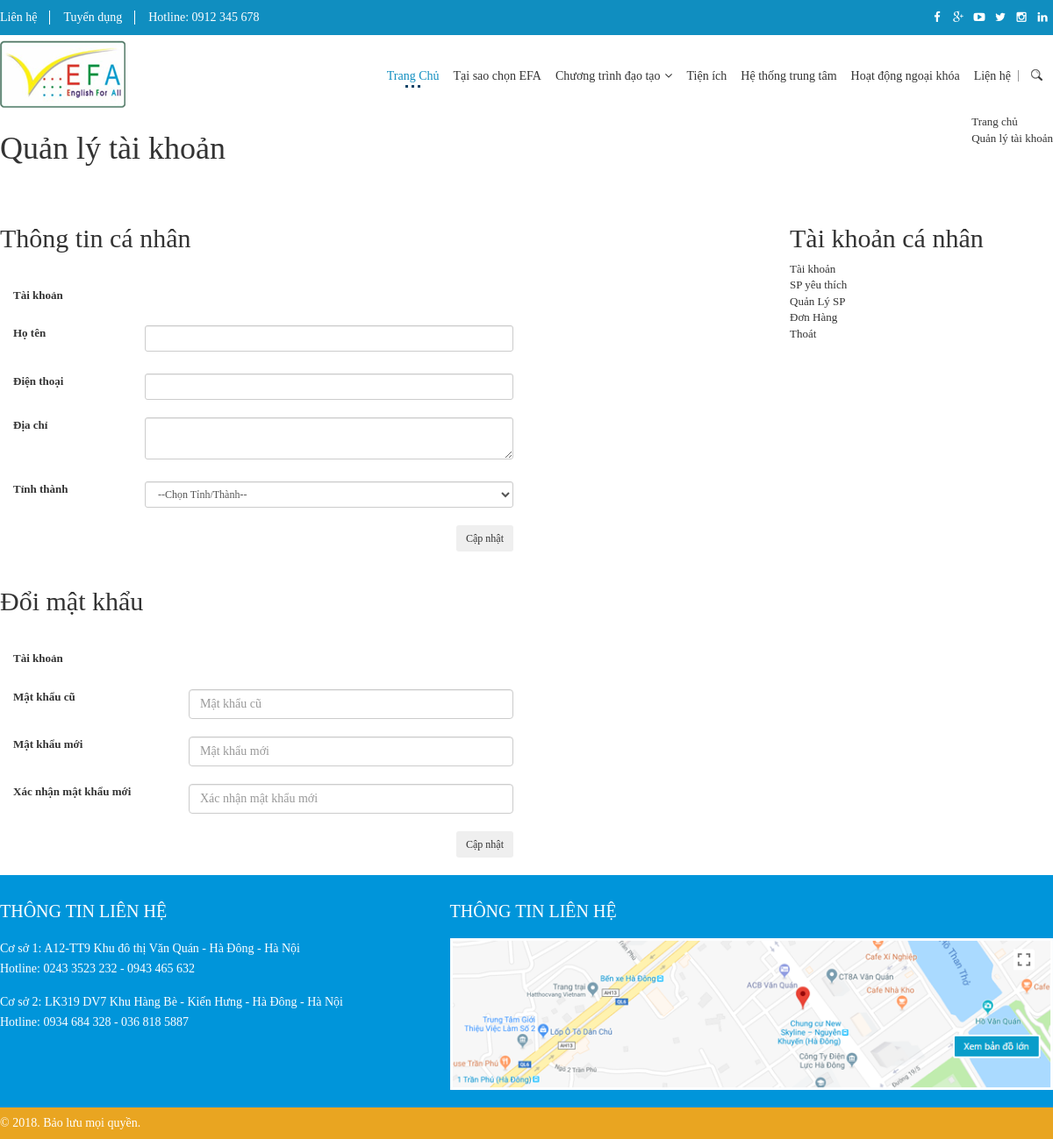
/index.php/users_frontend/acount, run on the app's committed database.
### tables this page shows
CREATE TABLE `site_option` (
  `id` int(11) NOT NULL,
  `coppy_right` varchar(200) DEFAULT NULL,
  `site_name` varchar(200) DEFAULT NULL,
  `slogan` varchar(200) DEFAULT NULL,
  `link_instagram` varchar(200) DEFAULT NULL,
  `site_logo` varchar(200) DEFAULT NULL,
  `site_title` varchar(255) DEFAULT NULL,
  `site_title_en` varchar(255) DEFAULT NULL,
  `site_keyword` varchar(255) DEFAULT NULL,
  `site_keyword_en` varchar(255) DEFAULT NULL,
  `site_description` varchar(255) DEFAULT NULL,
  `link_sky` varchar(255) DEFAULT NULL,
  `link_printer` varchar(100) DEFAULT NULL,
  `link_linkedin` varchar(200) DEFAULT NULL,
  `site_email` varchar(100) DEFAULT NULL,
  `site_fanpage` varchar(255) DEFAULT NULL,
  `site_video` varchar(100) DEFAULT NULL,
  `WM_text` varchar(200) DEFAULT NULL,
  `WM_color` varchar(30) DEFAULT NULL,
  `WM_size` int(10) DEFAULT NULL,
  `hotline1` varchar(100) DEFAULT NULL,
  `hotline2` varchar(100) DEFAULT NULL,
  `hotline3` varchar(100) DEFAULT NULL,
  `address` text,
  `link_tt` varchar(100) DEFAULT NULL,
  `favicon` varchar(200) DEFAULT NULL,
  `company_name` varchar(200) DEFAULT NULL,
  `shipping` text,
  `site_promo` text,
  `thanhtoan_tienmat` text,
  `thanhtoan_chuyenkhoan` text,
  `hdfMap` varchar(255) DEFAULT NULL,
  `map_title` varchar(255) DEFAULT NULL,
  `map_adrdress` varchar(255) DEFAULT NULL,
  `map_phone` varchar(255) DEFAULT NULL,
  `dia_chi_timkiem` varchar(255) DEFAULT NULL,
  `lang` char(10) DEFAULT '1',
  `link_gg` varchar(150) DEFAULT NULL,
  `link_youtube` varchar(200) DEFAULT NULL,
  `link_fb` varchar(200) DEFAULT NULL,
  `timeopen` varchar(100) DEFAULT NULL,
  `chat` text,
  `site_logo_footer` varchar(255) DEFAULT NULL,
  `map_iframe` text NOT NULL,
  `input_text_1` varchar(255) DEFAULT NULL,
  `domain` varchar(255) NOT NULL,
  `map_footer` text NOT NULL,
  `config_pro` text NOT NULL,
  `config_pro_content` text NOT NULL,
  `active` tinyint(3) UNSIGNED DEFAULT '1',
  `future` varchar(255) DEFAULT NULL,
  `hanoi` int(11) NOT NULL,
  `tinhle` int(11) NOT NULL
);

CREATE TABLE `menu` (
  `id` int(11) NOT NULL,
  `name` varchar(255) DEFAULT NULL,
  `url` varchar(250) DEFAULT NULL,
  `image` varchar(100) DEFAULT NULL,
  `alias` varchar(250) DEFAULT NULL,
  `position` varchar(20) DEFAULT NULL,
  `target` varchar(20) DEFAULT NULL,
  `seturl` tinyint(2) DEFAULT NULL,
  `parent_id` int(11) DEFAULT NULL,
  `description` text,
  `module` varchar(100) DEFAULT NULL,
  `cat_id` int(11) DEFAULT NULL,
  `sort` int(11) DEFAULT NULL,
  `home` tinyint(1) DEFAULT '0',
  `lang` char(10) DEFAULT '1',
  `view_type` char(10) DEFAULT NULL,
  `style` int(1) DEFAULT NULL,
  `level` int(1) DEFAULT NULL
);

### application/views/users/acount.php (the view, shortened to what the rows shown need)
<div class="banner">
    <div class="banner_cate">
        <div class="container">
            <div class="row_pc">
                <div class="sub_bn_cate">
                    <div class="tit_bn_cate pull-left"><h1><?=lang('user-mana');?></h1></div>
                </div>
            </div>
        </div>
    </div>
</div>
<div class="container">
    <div class="row">
        <div class="col-lg-775 col-lg-push-225 col-md-9 col-sm-12 col-xs-12">
            <div class="row">
                <div class="qts_right_content">
                    <div class="baoho_laodong">
                        <h2 class="tit_thuongmai"><span><?=lang('yourdetail');?></span></h2>
                        <div class="row_pc">
                            <div class="infor_acount clearfix col-md-12 col-sm-12"  style="border-left: 0">
                                <h2 class="tit_thuongmai"><span><?=lang('chang-pass');?></span></h2>
                            </div>
                         </div>
                    </div>
                </div>
            </div>
        </div>
        <div class="col-lg-225 col-lg-pull-775 col-md-3 col-sm-12 col-xs-12">
            <?=$this->load->view('users/view_left');?>
        </div>
    </div>
</div>

### application/widgets/blkmenu_top/view.php (shortened to what the rows shown need)
<nav class="nav is-fixed" role="navigation">
    <div class="wrapper wrapper-flush">
        <div class="nav-container">
            <ul class="nav-menu menu clearfix">
                <?php if(count($menu_root)) : ?>
                    <?php foreach ($menu_root as $key_r => $mr) : ?>
                        <li class="menu-item <?php if(!empty($mr->menu_sub)): ?> has-dropdown<?php endif;?>"">
                        <a href="<?=base_url($mr->url);?>" class="menu-link" title="<?=@$mr->name;?>"><?=@$mr->name;?></a>
                        </li>
                    <?php endforeach;?>
                <?php endif;?>
            </ul>
        </div>
    </div>
</nav>

### application/views/common/header.php (shortened to what the rows shown need)
<!DOCTYPE html>
<html lang="en">
<head>
    <link href="<?=site_url()?>assets/css/front_end/bootstrap.min.css" rel="stylesheet"/>
    <link href="<?=site_url()?>assets/css/front_end/font-awesome.css" rel="stylesheet"/>
    <link href="<?=site_url()?>assets/css/front_end/owl.carousel.min.css"rel="stylesheet">
    <link href="<?=site_url()?>assets/css/front_end/owl.theme.default.min.css"rel="stylesheet">
    <link href="<?=site_url()?>assets/css/front_end/search.css"rel="stylesheet">
    <link href="<?=site_url()?>assets/css/front_end/menu-2.css" rel="stylesheet"/>
    <link href="<?=site_url()?>assets/css/front_end/animate.css" rel="stylesheet"/>
    <link href="<?=site_url()?>assets/css/front_end/style00.css" rel="stylesheet"/>
    <link href="<?=site_url()?>assets/css/front_end/setmedia.css" rel="stylesheet"/>
</head>
<body >
<header id="header">
    <section class="sc_head_top clearfix">
        <div class="container">
            <div class="row_pc">
                <div class="clearfix bd_head_top fadeInDown wow">
                    <ul class="pull-left list_ct_hd hidden-xs">
                        <li><a href="tel:<?= $this->option->hotline1?>">Hotline: <?= $this->option->hotline1?></a></li>
                    </ul>
                </div>
            </div>
        </div>
    </section>
    <section class="sc_head_bot sticky-header clearfix">
        <div class="container">
            <div class="row_pc">
                <div class="col-md-3 hidden-sm hidden-xs">
                    <div class="row">
                        <h1 class="logo_pc"><a href="<?= base_url()?>"><img src="<?= base_url($this->option->site_logo)?>" alt="<?= $this->option->site_name?>"></a></h1>
                    </div>
                </div>
                <div class="col-md-9 col-xs-12">
                    <div class="row">
                        <div class="group_menu_search clearfix">
                            <div class="menu_main">
                                <?= $blkmenu_top?>
                            </div>
                        </div>
                    </div>
                </div>
            </div>
        </div>
    </section>
</header>

### data on the page
site_option: hotline1 "0912 345 678", site_logo (picture)
menu: name "Tại sao chọn EFA"
menu: name "Chương trình đạo tạo"
menu: name "Tiện ích"
menu: name "Hệ thống trung tâm"
menu: name "Hoạt động ngoại khóa"
menu: name "Liện hệ"

### other printed values
lang('user-mana') "Quản lý tài khoản"
lang('home') "Trang chủ"
lang('yourdetail') "Thông tin cá nhân"
lang('account') "Tài khoản"
lang('name') "Họ tên"
lang('phone') "Điện thoại"
lang('diachi') "Địa chỉ"
lang('province') "Tỉnh thành"
lang('chang-pass') "Đổi mật khẩu"
lang('old-pass') "Mật khẩu cũ"
lang('new-pass') "Mật khẩu mới"
lang('re-pass') "Xác nhận mật khẩu mới"
